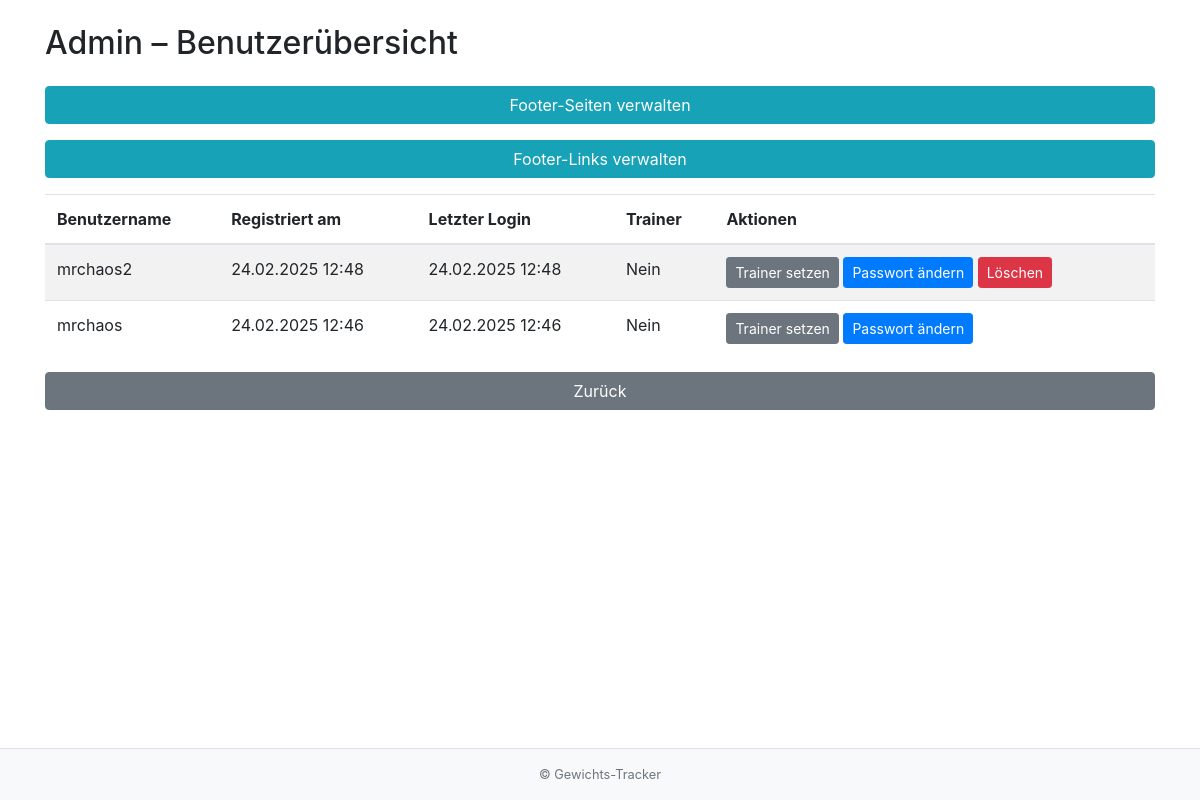
Page /admin (signed in) on the earlier database version.
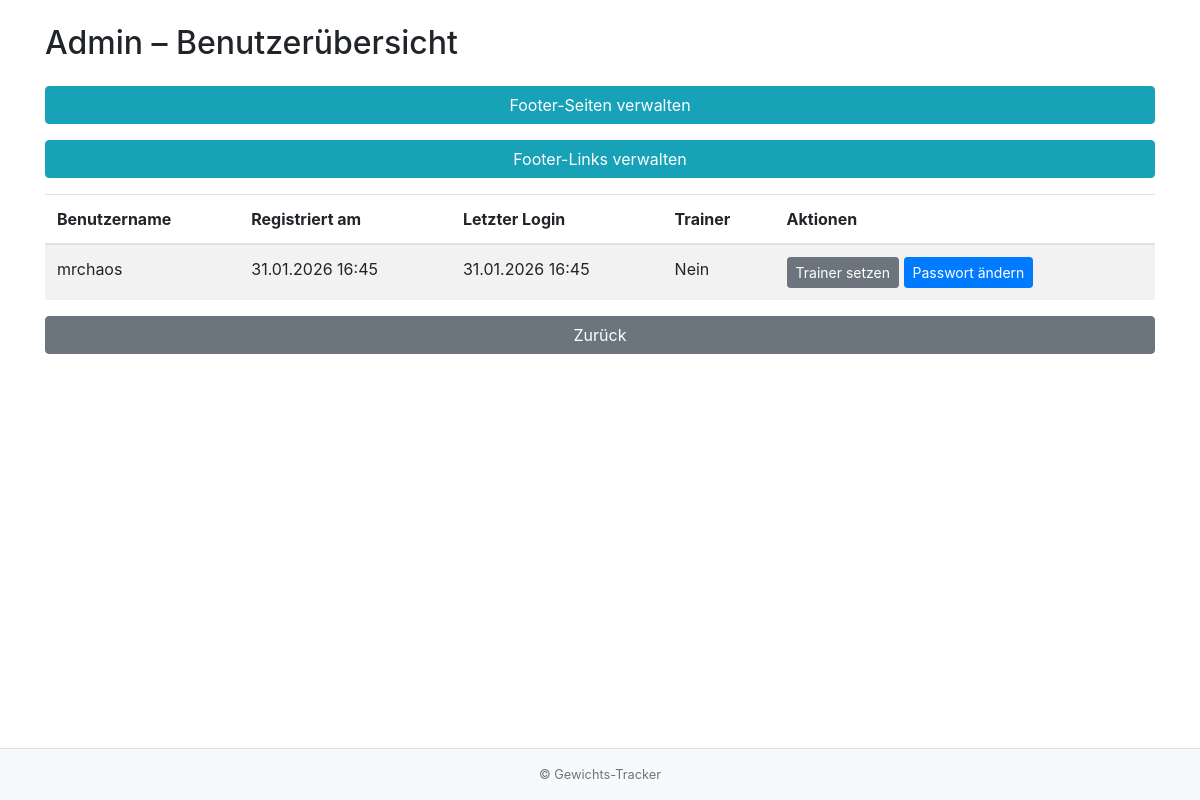
Same page on the later database version.
### app.py (models this page shows)
class User(UserMixin, db.Model):
    id = db.Column(db.Integer, primary_key=True)
    username = db.Column(db.String(150), unique=True, nullable=False)
    password = db.Column(db.String(150), nullable=False)
    registration_date = db.Column(db.DateTime, default=datetime.datetime.now)
    last_login = db.Column(db.DateTime)
    is_admin = db.Column(db.Boolean, default=False)
    is_trainer = db.Column(db.Boolean, default=False)
    training_plans = db.relationship('TrainingPlan', backref='owner', lazy=True, cascade="all, delete-orphan")
    exercises = db.relationship('Exercise', backref='owner', lazy=True)

### app.py (the view)
@app.route('/admin')
@login_required
@admin_required
def admin_overview():
    users = User.query.order_by(User.registration_date.desc()).all()
    delete_user_form = DeleteUserForm()
    set_trainer_form = SetTrainerForm()
    remove_trainer_form = RemoveTrainerForm()
    return render_template(
        'admin_overview.html',
        users=users,
        delete_user_form=delete_user_form,
        set_trainer_form=set_trainer_form,
        remove_trainer_form=remove_trainer_form,
    )

### app.py
class DeleteUserForm(FlaskForm):
    submit = SubmitField('Löschen')

class SetTrainerForm(FlaskForm):
    submit = SubmitField('Bestätigen')

### app.py (called while the page is built, shortened)
def _ensure_database_setup_once() -> None:
    if getattr(app, '_database_setup_ran', False):
        return

@app.context_processor
def inject_footer_pages():
    _ensure_database_setup_once()
    return {
        "footer_pages": FooterPage.query.all(),
        "footer_links": FooterLink.query.all(),
    }

@login_manager.user_loader
def load_user(user_id):
    return User.query.get(int(user_id))

def admin_required(f):
    from functools import wraps
    @wraps(f)
    def decorated_function(*args, **kwargs):
        if not current_user.is_admin:
            abort(403)
        return f(*args, **kwargs)
    return decorated_function

### templates/admin_overview.html (shortened to what this page needs)
{% extends "base.html" %}
{% block content %}
  <div class="container">
    <h2 class="mb-4">Admin – Benutzerübersicht</h2>
    <a href="{{ url_for('admin_footer_pages') }}" class="btn btn-info mb-3 btn-block">Footer-Seiten verwalten</a>
    <a href="{{ url_for('admin_footer_links') }}" class="btn btn-info mb-3 btn-block">Footer-Links verwalten</a>
    <table class="table table-striped">
      <thead>
        <tr>
          <th>Benutzername</th>
          <th>Registriert am</th>
          <th>Letzter Login</th>
          <th>Trainer</th>
          <th>Aktionen</th>
        </tr>
      </thead>
      <tbody>
        {% for user in users %}
          <tr>
            <td>{{ user.username }}</td>
            <td>{{ user.registration_date.strftime('%d.%m.%Y %H:%M') }}</td>
            <td>
              {% if user.last_login %}
                {{ user.last_login.strftime('%d.%m.%Y %H:%M') }}
              {% else %}
                -
              {% endif %}
            </td>
            <td>{{ 'Ja' if user.is_trainer else 'Nein' }}</td>
            <td>
              {% if not user.is_trainer %}
                <form action="{{ url_for('admin_set_trainer', user_id=user.id) }}" method="POST" style="display:inline;">
                  {{ set_trainer_form.submit(class="btn btn-secondary btn-sm", value='Trainer setzen') }}
                </form>
              {% else %}
                <form action="{{ url_for('admin_remove_trainer', user_id=user.id) }}" method="POST" style="display:inline;">
                  {{ remove_trainer_form.hidden_tag() }}
                  {{ remove_trainer_form.submit(class="btn btn-secondary btn-sm", value='Trainer entfernen') }}
                </form>
              {% endif %}
              <a href="{{ url_for('admin_change_password', user_id=user.id) }}" class="btn btn-primary btn-sm">Passwort ändern</a>
              {% if user.id != current_user.id %}
                <form action="{{ url_for('admin_delete_user', user_id=user.id) }}" method="POST" style="display:inline;" onsubmit="return confirm('Benutzer wirklich löschen?');">
                  {{ delete_user_form.submit(class="btn btn-danger btn-sm", value='Löschen') }}
                </form>
              {% endif %}
            </td>
          </tr>
        {% endfor %}
      </tbody>
    </table>
    <a href="{{ url_for('dashboard') }}" class="btn btn-secondary btn-block">Zurück</a>
  </div>
{% endblock %}

### templates/base.html (shortened to what this page needs)
<!doctype html>
<html lang="de">
  <head>
    <link rel="stylesheet" href="https://stackpath.bootstrapcdn.com/bootstrap/4.5.2/css/bootstrap.min.css">
  </head>
  <body class="d-flex flex-column min-vh-100">
    <main id="main-content" class="flex-fill py-4">
      {% block content %}{% endblock %}
    </main>
    <footer class="bg-light border-top py-3 mt-auto">
      <div class="container">
        <nav class="d-flex flex-wrap justify-content-center">
          {% if footer_pages or footer_links %}
            {% for page in footer_pages %}
              <a href="{{ url_for('view_footer_page', page_id=page.id) }}" class="text-muted small mx-2 my-1">{{ page.title }}</a>
            {% endfor %}
            {% for link in footer_links %}
              <a href="{{ link.url }}" class="text-muted small mx-2 my-1">{{ link.title }}</a>
            {% endfor %}
          {% else %}
            <span class="text-muted small">&copy; {{ config.get('APP_NAME', 'Gewichts-Tracker') }}</span>
          {% endif %}
        </nav>
      </div>
    </footer>
  </body>
</html>

Differences in the rows shown:
removed User: username "mrchaos2", registration_date "24.02.2025 12:48", last_login "24.02.2025 12:48", is_trainer "Nein"
changed User "mrchaos": registration_date "24.02.2025 12:46" → "31.01.2026 16:45"; last_login "24.02.2025 12:46" → "31.01.2026 16:45"
